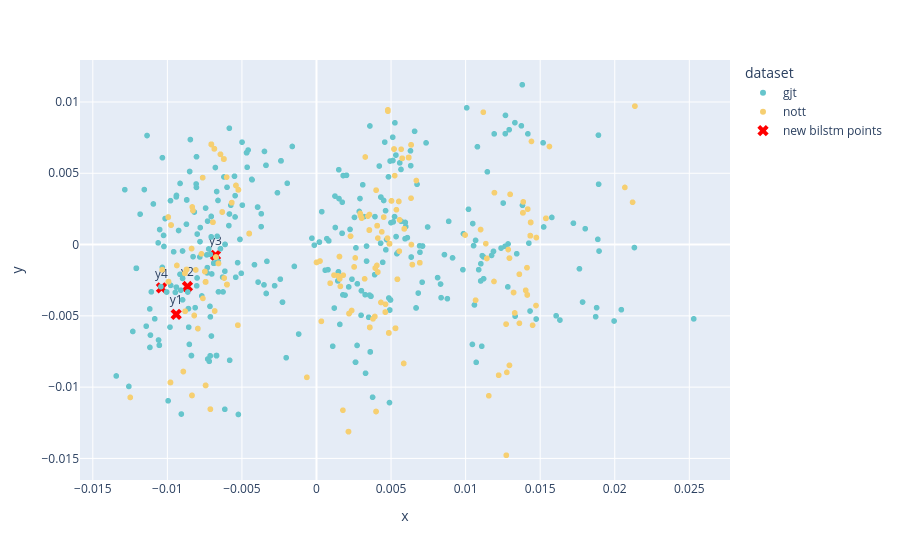

Notebook source saved alongside this figure:
### Code cell
# chords_list = [metadata[i]['chords'] for i in range(len(y_graph))]
df_bilstm = pd.DataFrame({
    'x': y_bilstm[:,0],
    'y': y_bilstm[:,1],
    'chords': chords_list,
    'dataset': datasets_list
})
fig = px.scatter(
    data_frame=df_bilstm,
    x='x',
    y='y',
    color='dataset',
    color_discrete_sequence=px.colors.qualitative.Pastel,
    hover_data=['chords']
)
fig.add_trace(go.Scatter(
    x=new_bilstm_2d[:, 0],
    y=new_bilstm_2d[:, 1],
    mode='markers+text',
    marker=dict(color='red', size=10, symbol='x'),
    text=['y1', 'y2', 'y3', 'y4'],
    hovertext=[
        in_seq_1.replace(';','<br>').replace('b_', '<br>b_'),
        in_seq_2.replace(';','<br>').replace('b_', '<br>b_'),
        in_seq_3.replace(';','<br>').replace('b_', '<br>b_'),
        in_seq_4.replace(';','<br>').replace('b_', '<br>b_'),
    ],
    hoverinfo='text',
    textposition='top center',
    name='new bilstm points'
))
fig.show()

# fig = px.scatter(
#     data_frame=df,
#     x='x',
#     y='y',
#     hover_data=['chords']
# )
# fig.show()

### Figure 1 — Plotly figure (JSON) as saved in the notebook; plotly's stock layout.template omitted (floating-point values rounded to 4 significant figures; data arrays with more than 128 entries replaced by an {"elided": "..."} marker saying what was removed)
{"data": [{"customdata": {"elided": "390x1 str values"}, "hovertemplate": "dataset=gjt<br>x=%{x}<br>y=%{y}<br>chords=%{customdata[0]}<extra></extra>", "legendgroup": "gjt", "marker": {"color": "rgb(102, 197, 204)", "symbol": "circle"}, "mode": "markers", "name": "gjt", "showlegend": true, "type": "scattergl", "x": {"elided": "390 float values"}, "xaxis": "x", "y": {"elided": "390 float values"}, "yaxis": "y"}, {"customdata": {"elided": "664x1 str values"}, "hovertemplate": "dataset=nott<br>x=%{x}<br>y=%{y}<br>chords=%{customdata[0]}<extra></extra>", "legendgroup": "nott", "marker": {"color": "rgb(246, 207, 113)", "symbol": "circle"}, "mode": "markers", "name": "nott", "showlegend": true, "type": "scattergl", "x": {"elided": "664 float values"}, "xaxis": "x", "y": {"elided": "664 float values"}, "yaxis": "y"}, {"hoverinfo": "text", "hovertext": ["<br>b_D:7(b9)_@2<br>G:maj_@2", "<br>b_D:9_@2<br>G:maj_@2", "<br>b_F#:hdim7_@2<br>G:maj_@2", "<br>b_G#:7_@2<br>G:maj_@2"], "marker": {"color": "red", "size": 10, "symbol": "x"}, "mode": "markers+text", "name": "new bilstm points", "text": ["y1", "y2", "y3", "y4"], "textposition": "top center", "type": "scatter", "x": [-0.009409, -0.008652, -0.006772, -0.01039], "y": [-0.004896, -0.00294, -0.0007524, -0.003042]}], "layout": {"legend": {"title": {"text": "dataset"}, "tracegroupgap": 0}, "margin": {"t": 60}, "xaxis": {"anchor": "y", "domain": [0, 1], "title": {"text": "x"}}, "yaxis": {"anchor": "x", "domain": [0, 1], "title": {"text": "y"}}}}
